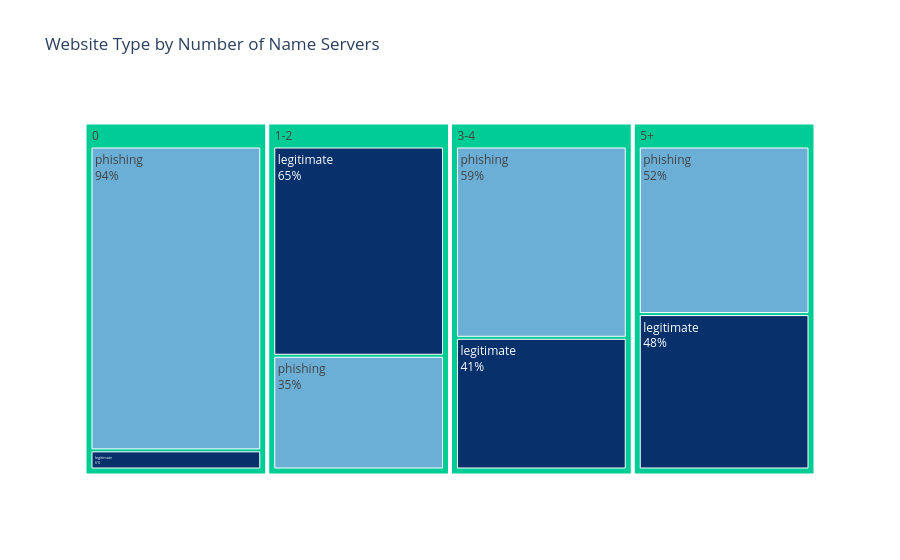

The notebook cell saved with this chart:
### Markdown cell above
##### Figure: Website Type by DNS Resolvability

Domains that cannot be resolved through DNS are almost always phishing (95.7%), while resolvable domains split close to evenly (50.5% legitimate). DNS resolvability is one of the strongest indicators in the dataset. Based on 60,000 labeled URLs

### Code cell
def get_ns_bucket(val):
    if pd.isna(val) or val <= 0:
        return '0'
    elif val <= 2:
        return '1-2'
    elif val <= 4:
        return '3-4'
    else:
        return '5+'

df['ns_bucket'] = df['num_name_servers'].apply(get_ns_bucket)
import plotly.express as px

palette = {
    "legitimate": "#08306b",   # dark blue
    "phishing": "#6baed6"      # light blue
}

bucket_order = ['0', '1-2', '3-4', '5+']

# Build a long-format dataframe: bucket, label, percentage
ct2 = pd.crosstab(df['ns_bucket'], df['label'], normalize='index') * 100
ct2 = ct2.reindex(bucket_order)

treemap_df = ct2.reset_index().melt(id_vars='ns_bucket', 
                                      value_vars=['legitimate', 'phishing'],
                                      var_name='label', value_name='percentage')

fig = px.treemap(
    treemap_df,
    path=['ns_bucket', 'label'],
    values='percentage',
    color='label',
    color_discrete_map=palette,
    title='Website Type by Number of Name Servers'
)

fig.update_traces(textinfo='label+percent parent')
fig.show()

### Figure 1 — Plotly figure (JSON) as saved in the notebook; plotly's stock layout.template omitted (floating-point values rounded to 4 significant figures)
{"data": [{"branchvalues": "total", "customdata": [["(?)"], ["(?)"], ["(?)"], ["(?)"], ["legitimate"], ["legitimate"], ["legitimate"], ["legitimate"], ["phishing"], ["phishing"], ["phishing"], ["phishing"]], "domain": {"x": [0.0, 1.0], "y": [0.0, 1.0]}, "hovertemplate": "labels=%{label}<br>percentage=%{value}<br>parent=%{parent}<br>id=%{id}<br>label=%{customdata[0]}<extra></extra>", "ids": ["0", "1-2", "3-4", "5+", "0/legitimate", "1-2/legitimate", "3-4/legitimate", "5+/legitimate", "0/phishing", "1-2/phishing", "3-4/phishing", "5+/phishing"], "labels": ["0", "1-2", "3-4", "5+", "legitimate", "legitimate", "legitimate", "legitimate", "phishing", "phishing", "phishing", "phishing"], "marker": {"colors": ["#00cc96", "#00cc96", "#00cc96", "#00cc96", "#08306b", "#08306b", "#08306b", "#08306b", "#6baed6", "#6baed6", "#6baed6", "#6baed6"]}, "name": "", "parents": ["", "", "", "", "0", "1-2", "3-4", "5+", "0", "1-2", "3-4", "5+"], "textinfo": "label+percent parent", "type": "treemap", "values": [100.0, 100.0, 100.0, 100.0, 5.928, 64.79, 40.78, 48.12, 94.07, 35.21, 59.22, 51.88]}], "layout": {"legend": {"tracegroupgap": 0}, "title": {"text": "Website Type by Number of Name Servers"}}}
